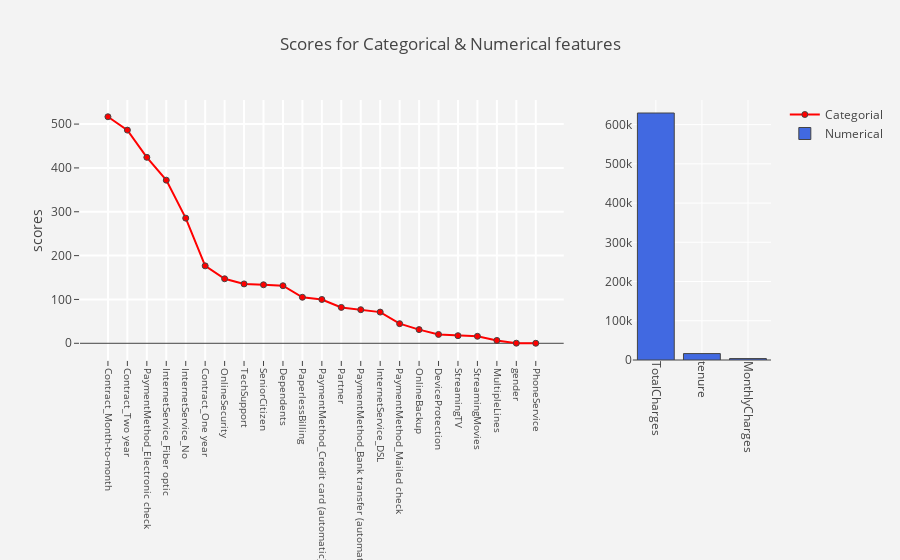

The notebook cell saved with this chart:
### Code cell
#select columns
cols = [i for i in df_original.columns if i not in ["customerID", "Churn"]]

#dataframe with non negative values
df_x = df_original[cols]
df_y = df_original[output]

#fit model with k= all
select = SelectKBest(score_func = chi2,k = "all")
fit    = select.fit(df_x,df_y)

#Summerize scores
print ("scores")
print (fit.scores_)
print ("P - Values")
print (fit.pvalues_)

#create dataframe
score = pd.DataFrame({"features":cols,"scores":fit.scores_,"p_values":fit.pvalues_ })
score = score.sort_values(by = "scores" ,ascending =False)


#createing new label for categorical and numerical columns
score["feature_type"] = np.where(score["features"].isin(num_cols),"Numerical","Categorical")

#plot
trace  = go.Scatter(x = score[score["feature_type"] == "Categorical"]["features"],
                    y = score[score["feature_type"] == "Categorical"]["scores"],
                    name = "Categorial",mode = "lines+markers",
                    marker = dict(color = "red",line = dict(width =1))
                   )

trace1 = go.Bar(x = score[score["feature_type"] == "Numerical"]["features"],
                y = score[score["feature_type"] == "Numerical"]["scores"],name = "Numerical",
                marker = dict(color = "royalblue",line = dict(width =1)),
                xaxis = "x2",yaxis = "y2"
               )
layout = go.Layout(dict(title = "Scores for Categorical & Numerical features",
                        plot_bgcolor  = "rgb(243,243,243)",
                        paper_bgcolor = "rgb(243,243,243)",
                        xaxis = dict(gridcolor = 'rgb(255, 255, 255)',
                                     tickfont = dict(size =10),
                                     domain=[0, 0.7],
                                     tickangle = 90,zerolinewidth=1,
                                     ticklen=5,gridwidth=2),
                        yaxis = dict(gridcolor = 'rgb(255, 255, 255)',
                                     title = "scores",
                                     zerolinewidth=1,ticklen=5,gridwidth=2),
                        margin = dict(b=200),
                        xaxis2=dict(domain=[0.8, 1],tickangle = 90,
                                    gridcolor = 'rgb(255, 255, 255)'),
                        yaxis2=dict(anchor='x2',gridcolor = 'rgb(255, 255, 255)')
                        )
                  )

data=[trace,trace1]
fig = go.Figure(data=data,layout=layout)
py.iplot(fig)

print("P-value of Insignificant Features")
for index,row in score.iterrows():
    if row[2] > 0.05:
        print(row[0],":",row[2])

### Figure 1 — Plotly figure (JSON) as saved in the notebook; plotly's stock layout.template omitted (floating-point values rounded to 4 significant figures)
{"data": [{"marker": {"color": "red", "line": {"width": 1}}, "mode": "lines+markers", "name": "Categorial", "type": "scatter", "uid": "620bfe7a-c613-11e8-869a-784f43858a7c", "x": ["Contract_Month-to-month", "Contract_Two year", "PaymentMethod_Electronic check", "InternetService_Fiber optic", "InternetService_No", "Contract_One year", "OnlineSecurity", "TechSupport", "SeniorCitizen", "Dependents", "PaperlessBilling", "PaymentMethod_Credit card (automatic)", "Partner", "PaymentMethod_Bank transfer (automatic)", "InternetService_DSL", "PaymentMethod_Mailed check", "OnlineBackup", "DeviceProtection", "StreamingTV", "StreamingMovies", "MultipleLines", "gender", "PhoneService"], "y": [516.7, 486.2, 424.1, 372.1, 285.5, 176.6, 147.2, 135.4, 133.5, 131.3, 105.0, 99.97, 81.86, 76.62, 71.14, 44.73, 31.21, 20.22, 17.32, 15.93, 6.515, 0.2543, 0.09295]}, {"marker": {"color": "royalblue", "line": {"width": 1}}, "name": "Numerical", "type": "bar", "uid": "620c005a-c613-11e8-b0e0-784f43858a7c", "x": ["TotalCharges", "tenure", "MonthlyCharges"], "xaxis": "x2", "y": [629600.0, 16380.0, 3653.0], "yaxis": "y2"}], "layout": {"margin": {"b": 200}, "paper_bgcolor": "rgb(243,243,243)", "plot_bgcolor": "rgb(243,243,243)", "title": "Scores for Categorical & Numerical features", "xaxis": {"domain": [0, 0.7], "gridcolor": "rgb(255, 255, 255)", "gridwidth": 2, "tickangle": 90, "tickfont": {"size": 10}, "ticklen": 5, "zerolinewidth": 1}, "xaxis2": {"domain": [0.8, 1], "gridcolor": "rgb(255, 255, 255)", "tickangle": 90}, "yaxis": {"gridcolor": "rgb(255, 255, 255)", "gridwidth": 2, "ticklen": 5, "title": "scores", "zerolinewidth": 1}, "yaxis2": {"anchor": "x2", "gridcolor": "rgb(255, 255, 255)"}}}
